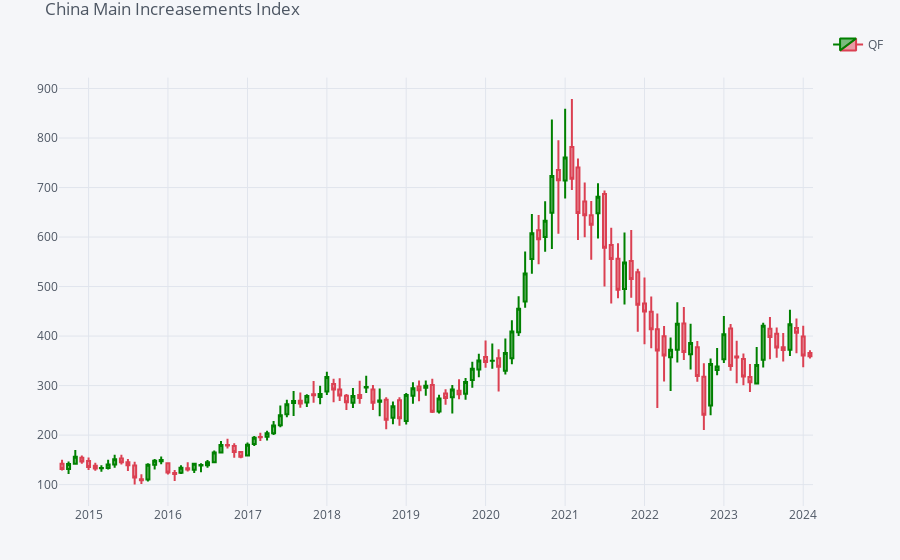

Write notebook code for a chart like this one.
### Code cell
cf.set_config_file(offline=True, world_readable=True)
qf = cf.QuantFig(indexation, title="China Main Increasements Index", legend="right", name="QF")
#qf.add_volume()
# qf.add_trendline('2014-09-01','2024-01-01',on='close',textangle=0)
qf.iplot(up_color='green',down_color='red')
